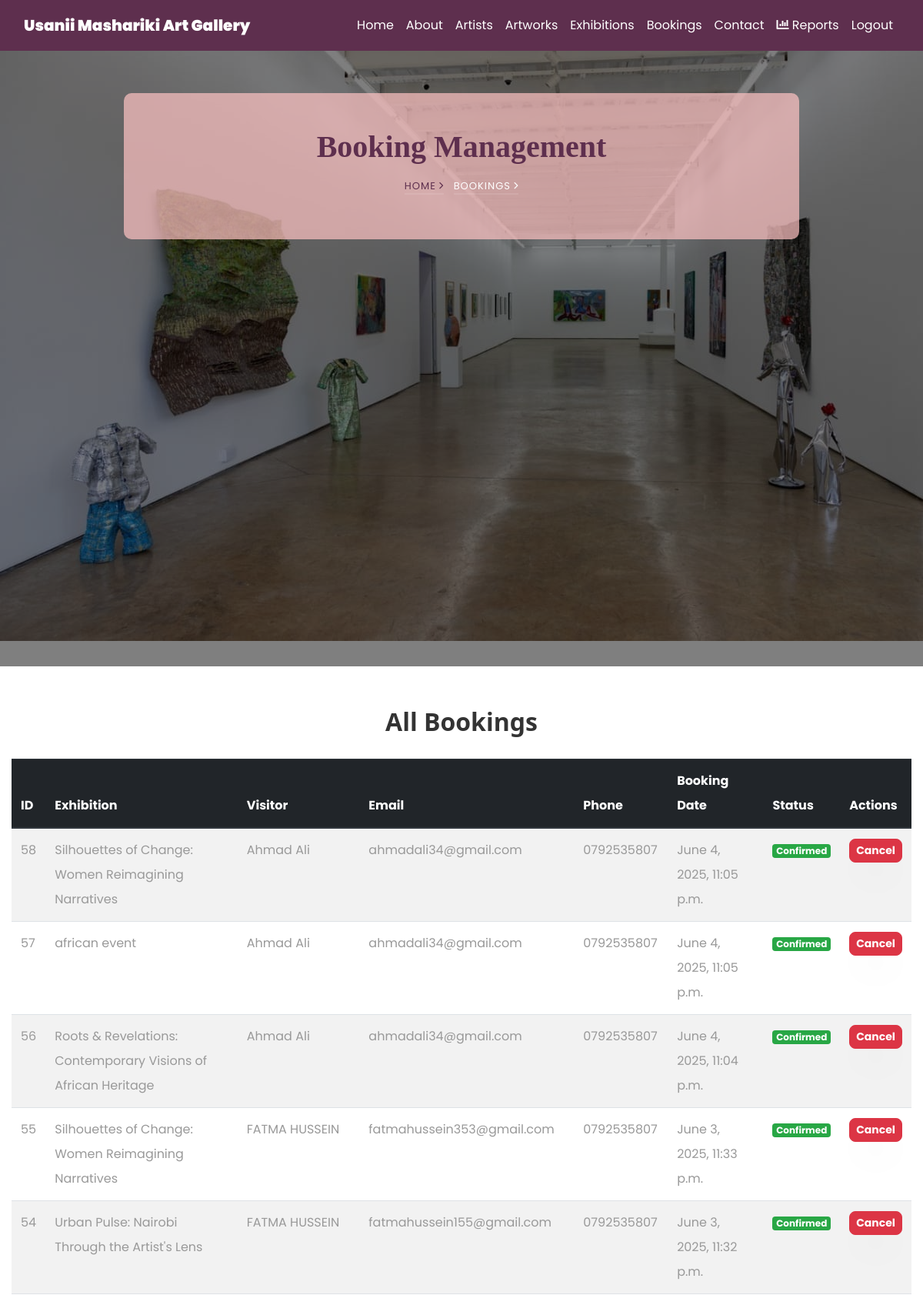
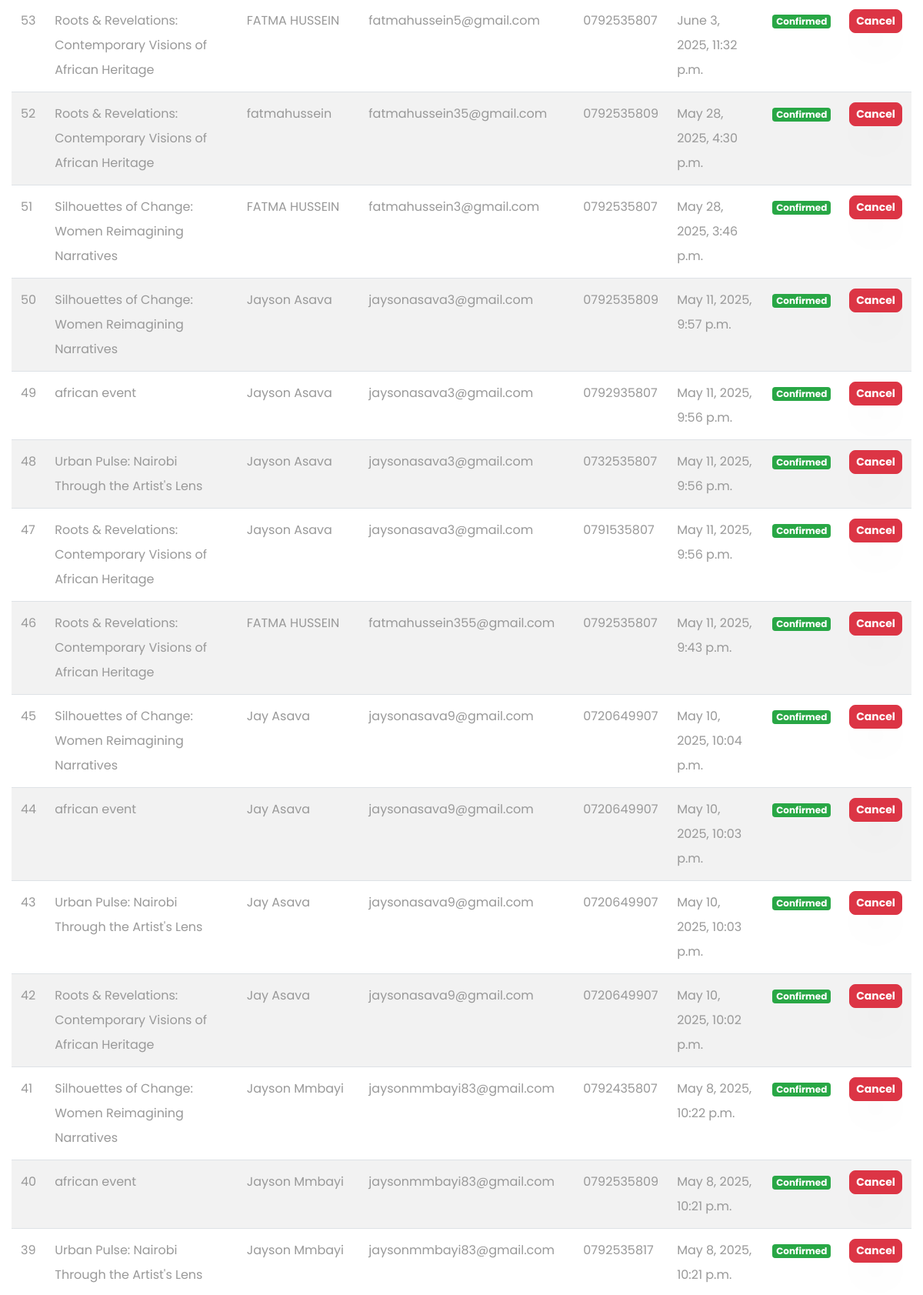
The page /bookings/ (signed in, upper part) on the database its author committed (2 pictures, top to bottom).
### usanii/models.py (models this page shows, shortened)
class Booking(models.Model):
    exhibition = models.ForeignKey(
        Exhibition,
        on_delete=models.CASCADE,
        related_name='bookings'  # Added for easier querying
    )
    name = models.CharField(max_length=255)
    email = models.EmailField()
    phone = models.CharField(max_length=15)
    booking_date = models.DateTimeField(auto_now_add=True)
    is_confirmed = models.BooleanField(default=True)
    attended = models.BooleanField(default=False)  # Track if they actually attended
    user = models.ForeignKey(User, on_delete=models.SET_NULL, null=True, blank=True)  # Added for customer reports
    class Meta:
        unique_together = ('email', 'exhibition')  # Prevent duplicate bookings
        ordering = ['-booking_date']  # Newest bookings first
        verbose_name = "Booking"
        verbose_name_plural = "Bookings"

class Exhibition(models.Model):
    title = models.CharField(max_length=255)
    image = models.ImageField(upload_to='exhibitions/')
    date = models.CharField(max_length=200, default='Saturday')
    description = models.TextField(max_length=1000, default='This is an exhibition')
    start_time = models.TimeField(
        help_text="Format: HH:MM (24-hour format), e.g. 18:00 for 6 PM"
    )
    end_time = models.TimeField(
        help_text="Format: HH:MM (24-hour format), e.g. 21:00 for 9 PM"
    )
    max_capacity = models.PositiveIntegerField(default=50)
    current_attendees = models.PositiveIntegerField(default=0)
    created_at = models.DateTimeField(default=timezone.now)  # Added for better reporting
    booking_date = models.DateTimeField(default=timezone.now)
    class Meta:
        verbose_name = "Exhibition"
        verbose_name_plural = "Exhibitions"
        ordering = ['-created_at']  # Newest exhibitions first

### usanii/views.py (the view)
# urls.py: path('bookings/', views.booking_list, name='booking_list'),
def booking_list(request):
    if not request.user.is_authenticated:
        return redirect('login')
    bookings = Booking.objects.select_related('exhibition').all()
    return render(request, "booking_list.html", {
        "bookings": bookings,
        "footer": Footer.objects.all()
    })

### usanii/templates/booking_list.html
{% extends 'common.html' %}
{% load static %}
{% block body %}
<section class="hero-wrap hero-wrap-2" style="background-image: url('{% static 'images/art6.jpg' %}'); height: 100vh; background-size: cover;" data-stellar-background-ratio="0.5">
  <div class="overlay"></div>
  <div class="container">
    <div class="row no-gutters slider-text align-items-center justify-content-center">
      <div class="col-md-9 ftco-animate text-center" style="background: rgba(255, 196, 196, 0.7); border-radius: 10px; padding: 40px;">
        <h1 class="mb-2 bread" style="font-family: 'Georgia', serif; color: #5e2f4e;">Booking Management</h1>
        <p class="breadcrumbs" style="color: #5e2f4e;">
          <span class="mr-2"><a href="{% url 'home' %}" style="color: #5e2f4e;">Home <i class="ion-ios-arrow-forward"></i></a></span>
          <span>Bookings <i class="ion-ios-arrow-forward"></i></span>
        </p>
      </div>
    </div>
  </div>
</section>
<div class="container my-5">
    <h2 class="text-center mb-4" style="font-family: 'Segoe UI', Tahoma, Geneva, Verdana, sans-serif; color: #333; font-weight: bold;">All Bookings</h2>
    <div class="table-responsive">
        <table class="table table-striped table-hover" style="border-radius: 8px; box-shadow: 0 4px 10px rgba(0, 0, 0, 0.1);">
            <thead class="thead-dark" style="background-color: #3498db; color: #fff;">
                <tr>
                    <th>ID</th>
                    <th>Exhibition</th>
                    <th>Visitor</th>
                    <th>Email</th>
                    <th>Phone</th>
                    <th>Booking Date</th>
                    <th>Status</th>
                    <th>Actions</th>
                </tr>
            </thead>
            <tbody>
                {% for booking in bookings %}
                <tr>
                    <td>{{ booking.id }}</td>
                    <td>{{ booking.exhibition.title }}</td>
                    <td>{{ booking.name }}</td>
                    <td>{{ booking.email }}</td>
                    <td>{{ booking.phone }}</td>
                    <td>{{ booking.booking_date }}</td>
                    <td>
                        {% if booking.is_confirmed %}
                            <span class="badge badge-success" style="font-weight: bold;">Confirmed</span>
                        {% else %}
                            <span class="badge badge-warning" style="font-weight: bold;">Pending</span>
                        {% endif %}
                    </td>
                    <td>
                        <a href="{% url 'cancel_booking' booking.id %}" class="btn btn-sm btn-danger" onclick="return confirm('Are you sure you want to cancel this booking?')" style="border-radius: 8px; font-weight: bold;">Cancel</a>
                    </td>
                </tr>
                {% empty %}
                <tr>
                    <td colspan="8" class="text-center">No bookings found</td>
                </tr>
                {% endfor %}
            </tbody>
        </table>
    </div>
</div>
{% endblock %}

### usanii/templates/common.html (style rules this page uses)
body { background-color: #FFFFFF; font-family: 'Poppins', sans-serif; }
.btn, .form-control.submit { background-color: #88B04B; color: white; }

### rows shown on the page
Booking: id "58", exhibition "Silhouettes of Change: Women Reimagining Narratives", name "Ahmad Ali", email "ahmadali34@gmail.com", phone "0792535807", booking_date "June 4, 2025, 11:05 p.m.", is_confirmed "Confirmed"
Booking: id "57", exhibition "african event", name "Ahmad Ali", email "ahmadali34@gmail.com", phone "0792535807", booking_date "June 4, 2025, 11:05 p.m.", is_confirmed "Confirmed"
Booking: id "56", exhibition "Roots & Revelations: Contemporary Visions of African Heritage", name "Ahmad Ali", email "ahmadali34@gmail.com", phone "0792535807", booking_date "June 4, 2025, 11:04 p.m.", is_confirmed "Confirmed"
Booking: id "55", exhibition "Silhouettes of Change: Women Reimagining Narratives", name "FATMA HUSSEIN", email "fatmahussein353@gmail.com", phone "0792535807", booking_date "June 3, 2025, 11:33 p.m.", is_confirmed "Confirmed"
Booking: id "54", exhibition "Urban Pulse: Nairobi Through the Artist's Lens", name "FATMA HUSSEIN", email "fatmahussein155@gmail.com", phone "0792535807", booking_date "June 3, 2025, 11:32 p.m.", is_confirmed "Confirmed"
Booking: id "53", exhibition "Roots & Revelations: Contemporary Visions of African Heritage", name "FATMA HUSSEIN", email "fatmahussein5@gmail.com", phone "0792535807", booking_date "June 3, 2025, 11:32 p.m.", is_confirmed "Confirmed"
Booking: id "52", exhibition "Roots & Revelations: Contemporary Visions of African Heritage", name "fatmahussein", email "fatmahussein35@gmail.com", phone "0792535809", booking_date "May 28, 2025, 4:30 p.m.", is_confirmed "Confirmed"
Booking: id "51", exhibition "Silhouettes of Change: Women Reimagining Narratives", name "FATMA HUSSEIN", email "fatmahussein3@gmail.com", phone "0792535807", booking_date "May 28, 2025, 3:46 p.m.", is_confirmed "Confirmed"
Booking: id "50", exhibition "Silhouettes of Change: Women Reimagining Narratives", name "Jayson Asava", email "jaysonasava3@gmail.com", phone "0792535809", booking_date "May 11, 2025, 9:57 p.m.", is_confirmed "Confirmed"
Booking: id "49", exhibition "african event", name "Jayson Asava", email "jaysonasava3@gmail.com", phone "0792935807", booking_date "May 11, 2025, 9:56 p.m.", is_confirmed "Confirmed"
Booking: id "48", exhibition "Urban Pulse: Nairobi Through the Artist's Lens", name "Jayson Asava", email "jaysonasava3@gmail.com", phone "0732535807", booking_date "May 11, 2025, 9:56 p.m.", is_confirmed "Confirmed"
Booking: id "47", exhibition "Roots & Revelations: Contemporary Visions of African Heritage", name "Jayson Asava", email "jaysonasava3@gmail.com", phone "0791535807", booking_date "May 11, 2025, 9:56 p.m.", is_confirmed "Confirmed"
Booking: id "46", exhibition "Roots & Revelations: Contemporary Visions of African Heritage", name "FATMA HUSSEIN", email "fatmahussein355@gmail.com", phone "0792535807", booking_date "May 11, 2025, 9:43 p.m.", is_confirmed "Confirmed"
Booking: id "45", exhibition "Silhouettes of Change: Women Reimagining Narratives", name "Jay Asava", email "jaysonasava9@gmail.com", phone "0720649907", booking_date "May 10, 2025, 10:04 p.m.", is_confirmed "Confirmed"
Booking: id "44", exhibition "african event", name "Jay Asava", email "jaysonasava9@gmail.com", phone "0720649907", booking_date "May 10, 2025, 10:03 p.m.", is_confirmed "Confirmed"
Booking: id "43", exhibition "Urban Pulse: Nairobi Through the Artist's Lens", name "Jay Asava", email "jaysonasava9@gmail.com", phone "0720649907", booking_date "May 10, 2025, 10:03 p.m.", is_confirmed "Confirmed"
Booking: id "42", exhibition "Roots & Revelations: Contemporary Visions of African Heritage", name "Jay Asava", email "jaysonasava9@gmail.com", phone "0720649907", booking_date "May 10, 2025, 10:02 p.m.", is_confirmed "Confirmed"
Booking: id "41", exhibition "Silhouettes of Change: Women Reimagining Narratives", name "Jayson Mmbayi", email "jaysonmmbayi83@gmail.com", phone "0792435807", booking_date "May 8, 2025, 10:22 p.m.", is_confirmed "Confirmed"
Booking: id "40", exhibition "african event", name "Jayson Mmbayi", email "jaysonmmbayi83@gmail.com", phone "0792535809", booking_date "May 8, 2025, 10:21 p.m.", is_confirmed "Confirmed"
Booking: id "39", exhibition "Urban Pulse: Nairobi Through the Artist's Lens", name "Jayson Mmbayi", email "jaysonmmbayi83@gmail.com", phone "0792535817", booking_date "May 8, 2025, 10:21 p.m.", is_confirmed "Confirmed"
